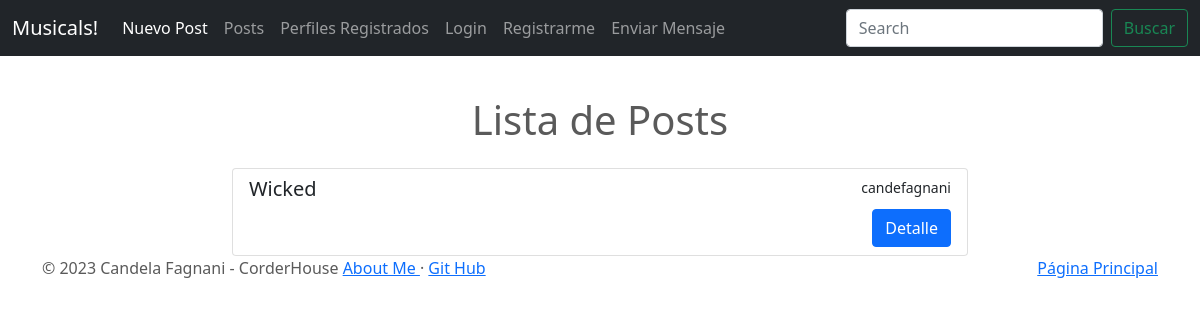
The page /post/list on the database as committed earlier.
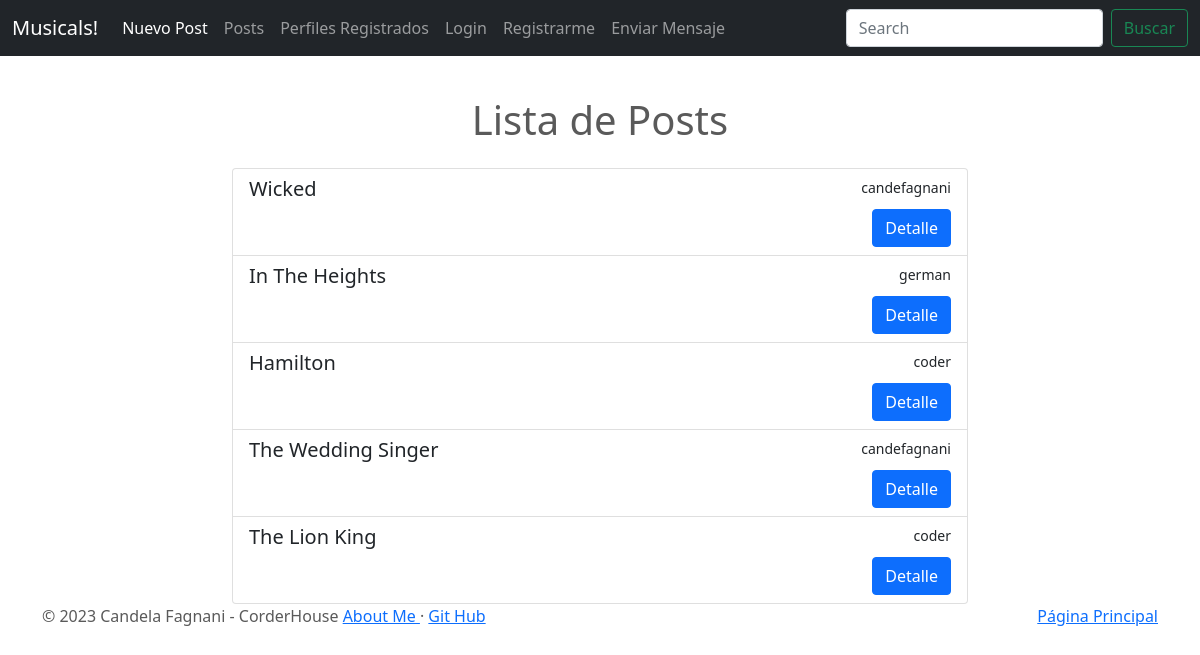
The same page on the database as committed later.
### Musicales/models.py (models this page shows, shortened)
class Post(models.Model):
    musical = models.CharField(max_length = 30)
    estreno = models.IntegerField()
    descripcion = models.CharField(max_length = 2000)
    actor_principal = models.CharField(max_length = 100)
    cancion_principal = models.CharField(max_length = 100)
    duracion = models.DecimalField(max_digits = 5, decimal_places = 2)
    publisher = models.ForeignKey(to = User, on_delete = models.CASCADE, related_name = "publisher")
    imagen = models.ImageField(upload_to = "posts", null = True, blank = True)
    puntuacion = models.IntegerField(choices=((1, "1 estrella"), (2, "2 estrellas"), (3, "3 estrellas"), (4, "4 estrellas"), (5, "5 estrellas")), null=True, blank=True)
    creado_el = models.DateTimeField(auto_now_add = True)
    comentario = models.CharField(max_length = 2000)

### Musicales/views.py (the view)
# urls.py: path('post/list',PostList.as_view(), name = "post-list"),
class PostList(ListView):
    model = Post

### Musicales/templates/Musicales/post_list.html (shortened to what this page needs)
{% extends "Musicales/base.html" %}
{% block main %}
    <div class="container mt-5">
        <div class="row justify-content-center">
            <div class="col-md-8">
                <h1 class="text-center mb-4">Lista de Posts</h1>
                <ul class="list-group">
                    {% for post in object_list %}
                        <li class="list-group-item">
                            <div class="d-flex justify-content-between">
                                <h5>{{ post.musical }}</h5>
                                <small>{{ post.publisher }}</small>
                            </div>
                            <div class="d-flex justify-content-end">
                                <a href="{% url 'post-detail' post.id %}" class="btn btn-primary mr-2">Detalle</a>
                            </div>
                        </li>
                    {% empty %}
                        <li class="list-group-item text-center">No hay posts aún.</li>
                    {% endfor %}
                </ul>
            </div>
        </div>
    </div>
{% endblock %}

### Musicales/templates/Musicales/base.html (shortened to what this page needs)
<!DOCTYPE html>
<html lang= "es" >
<head>
    {% load static %}
<link href="{% static 'Musicales/css/bootstrap.min.css' %}" rel="stylesheet">
    <link href="{% static 'Musicales/css/carousel.css' %}" rel="stylesheet">
</head>
  <body>
    <header>
      <nav class="navbar navbar-expand-md navbar-dark fixed-top bg-dark">
        <div class="container-fluid">
          <a class="navbar-brand" href="{% url 'index' %}"> Musicals! </a>
          <div class="collapse navbar-collapse" id="navbarCollapse">
            <ul class="navbar-nav me-auto mb-2 mb-md-0">
              <li class="nav-item">
                <a class="nav-link active" aria-current="page" href="{% url 'post-create' %}">Nuevo Post</a>
              </li>
              <li class="nav-item">
                <a class="nav-link" href="{% url 'post-list' %}">Posts</a>
              </li>
              <li class="nav-item">
                <a class="nav-link" href="{% url 'profile-list' %}"> Perfiles Registrados </a>
              </li>
              {% if user.is_authenticated %}
                <li class="nav-item">
                  <a class="nav-link" href="{% url 'logout' %}"> {{user.username}} | Logout</a>
                </li>
                <li class="nav-item">
                  <a class="nav-link" href="{% url 'mensaje-list' %}"> Mis Mensajes</a>
                </li>
              {% else %}
                <li class="nav-item">
                  <a class="nav-link" href="{% url 'login' %}"> Login </a>
                </li>
                <li class="nav-item">
                  <a class="nav-link" href="{% url 'signup' %}"> Registrarme </a>
                </li>
              {% endif %}
              <li class="nav-item">
                <a class="nav-link" href="{% url 'mensaje-create' %}">Enviar Mensaje</a>
              </li>
            </ul>
            <form class="d-flex">
              <input class="form-control me-2" type="search" placeholder="Search" aria-label="Search">
              <button class="btn btn-outline-success" type="submit"> Buscar </button>
            </form>
          </div>
        </div>
      </nav>
    </header>
    {% block main %}
    {% endblock %}
  <footer class="container">
    <p class="float-end"><a href="{% url 'index' %}"> Página Principal </a></p>
    <p>© 2023 Candela Fagnani - CorderHouse <a href="{% url 'about' %}"> About Me </a> · <a href="https://github.com/candefagnani"> Git Hub </a></p>
  </footer>
  </body>
</html>

### Musicales/static/Musicales/css/carousel.css (style rules this page uses)
body { padding-top: 3rem; padding-bottom: 3rem; color: #5a5a5a; }

Rows that differ between the two databases and show on the page:
added Post: musical "In The Heights", publisher "german"
added Post: musical "Hamilton", publisher "coder"
added Post: musical "The Wedding Singer", publisher "candefagnani"
added Post: musical "The Lion King", publisher "coder"
